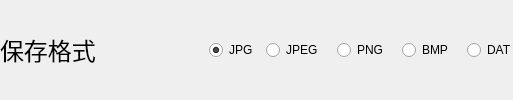
     <widget class="QWidget" name="horizontalWidget_17" native="true">
      <layout class="QHBoxLayout" name="horizontalLayout_52">
       <property name="spacing">
        <number>0</number>
       </property>
       <property name="leftMargin">
        <number>0</number>
       </property>
       <property name="topMargin">
        <number>0</number>
       </property>
       <property name="rightMargin">
        <number>0</number>
       </property>
       <property name="bottomMargin">
        <number>0</number>
       </property>
       <item>
        <widget class="QLabel" name="label_67">
         <property name="font">
          <font>
           <family>思源黑体</family>
           <pointsize>18</pointsize>
          </font>
         </property>
         <property name="text">
          <string>保存格式  </string>
         </property>
        </widget>
       </item>
       <item>
        <spacer name="horizontalSpacer_22">
         <property name="orientation">
          <enum>Qt::Orientation::Horizontal</enum>
         </property>
         <property name="sizeType">
          <enum>QSizePolicy::Policy::Preferred</enum>
         </property>
         <property name="sizeHint" stdset="0">
          <size>
           <width>82</width>
           <height>20</height>
          </size>
         </property>
        </spacer>
       </item>
       <item>
        <widget class="QRadioButton" name="radioButton_camera_format_jpg">
         <property name="minimumSize">
          <size>
           <width>60</width>
           <height>42</height>
          </size>
         </property>
         <property name="maximumSize">
          <size>
           <width>16777215</width>
           <height>16777215</height>
          </size>
         </property>
         <property name="cursor">
          <cursorShape>PointingHandCursor</cursorShape>
         </property>
         <property name="styleSheet">
          <string notr="true">border-top-left-radius:10px;
border-bottom-left-radius:10px;
padding-left: 18px;</string>
         </property>
         <property name="text">
          <string>JPG</string>
         </property>
         <property name="checked">
          <bool>true</bool>
         </property>
        </widget>
       </item>
       <item>
        <widget class="QRadioButton" name="radioButton_camera_format_jpeg">
         <property name="minimumSize">
          <size>
           <width>60</width>
           <height>42</height>
          </size>
         </property>
         <property name="maximumSize">
          <size>
           <width>16777215</width>
           <height>16777215</height>
          </size>
         </property>
         <property name="cursor">
          <cursorShape>PointingHandCursor</cursorShape>
         </property>
         <property name="styleSheet">
          <string notr="true">padding-left: 12px; </string>
         </property>
         <property name="text">
          <string>JPEG</string>
         </property>
        </widget>
       </item>
       <item>
        <widget class="QRadioButton" name="radioButton_camera_format_png">
         <property name="minimumSize">
          <size>
           <width>60</width>
           <height>42</height>
          </size>
         </property>
         <property name="maximumSize">
          <size>
           <width>16777215</width>
           <height>16777215</height>
          </size>
         </property>
         <property name="cursor">
          <cursorShape>PointingHandCursor</cursorShape>
         </property>
         <property name="styleSheet">
          <string notr="true">padding-left: 18px;</string>
         </property>
         <property name="text">
          <string>PNG</string>
         </property>
        </widget>
       </item>
       <item>
        <widget class="QRadioButton" name="radioButton_camera_format_bmp">
         <property name="minimumSize">
          <size>
           <width>60</width>
           <height>42</height>
          </size>
         </property>
         <property name="maximumSize">
          <size>
           <width>16777215</width>
           <height>16777215</height>
          </size>
         </property>
         <property name="cursor">
          <cursorShape>PointingHandCursor</cursorShape>
         </property>
         <property name="styleSheet">
          <string notr="true">padding-left: 18px;</string>
         </property>
         <property name="text">
          <string>BMP</string>
         </property>
         <property name="checked">
          <bool>false</bool>
         </property>
        </widget>
       </item>
       <item>
        <widget class="QRadioButton" name="radioButton_camera_format_raw">
         <property name="minimumSize">
          <size>
           <width>60</width>
           <height>42</height>
          </size>
         </property>
         <property name="maximumSize">
          <size>
           <width>16777215</width>
           <height>16777215</height>
          </size>
         </property>
         <property name="cursor">
          <cursorShape>PointingHandCursor</cursorShape>
         </property>
         <property name="styleSheet">
          <string notr="true">padding-left: 18px;
border-top-right-radius:10px;
border-bottom-right-radius:9px;</string>
         </property>
         <property name="text">
          <string>DAT</string>
         </property>
         <property name="checked">
          <bool>false</bool>
         </property>
        </widget>
       </item>
      </layout>
     </widget>
